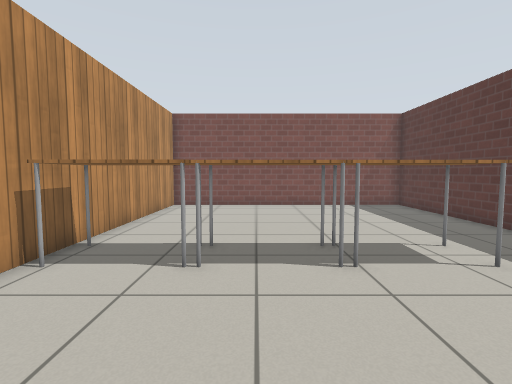
[1] (above)

23 first-person views from a walk through a Gazebo world. The camera is 0.9 m above the floor, tilts 4° down and sees 85° across. The floor is counted in squares, 0.5 m on a side. Each view is taken from the middle of a square. On the plan, view 1 faces up. The plan holds only what a view shows up to about 15 squares ahead; the rest is blank. Robots are left out. Simple patterns stand in for the simulator's built-in surfaces.

[2]
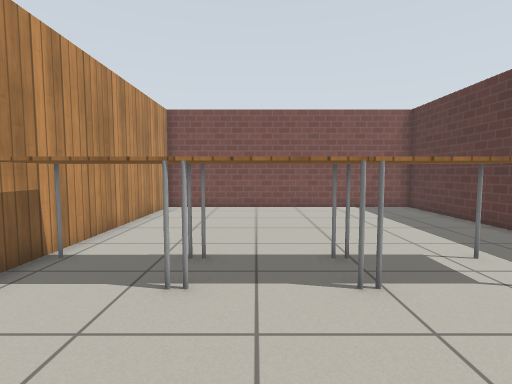

[3]
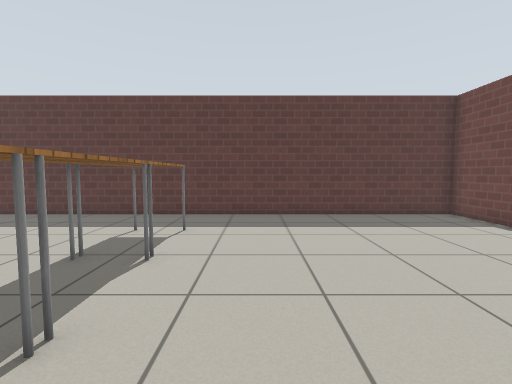

[4]
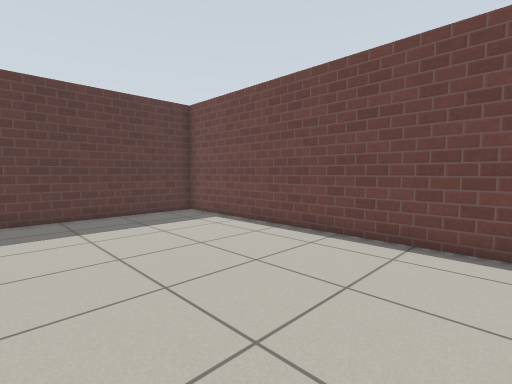

[5]
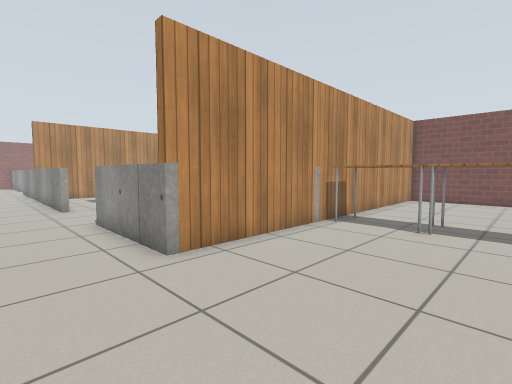

[6]
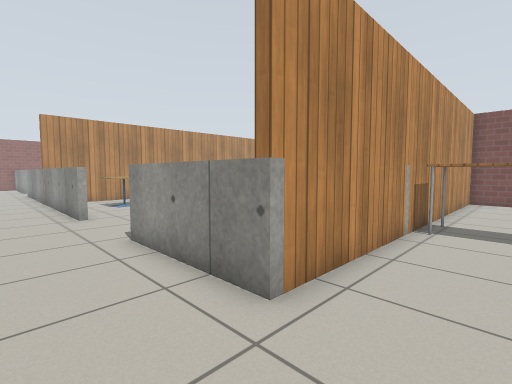

[7]
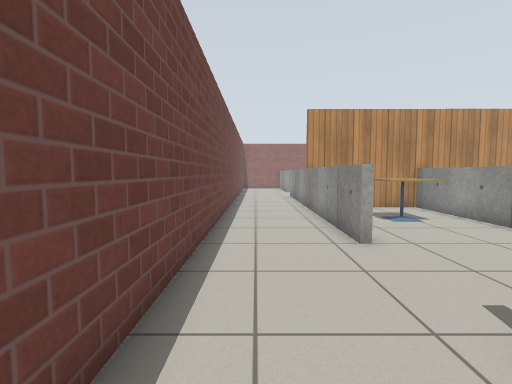

[8]
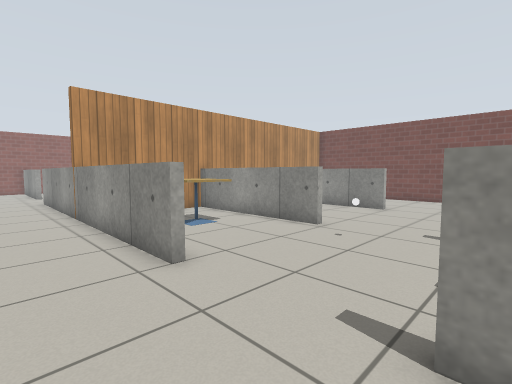

[9]
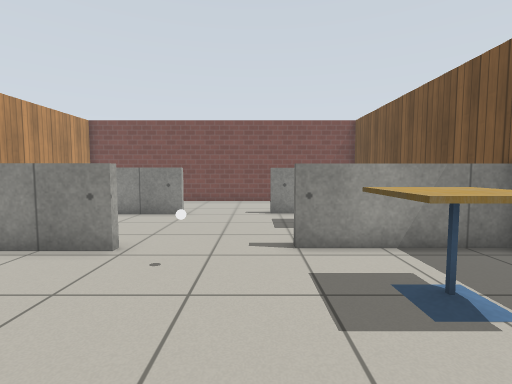

[10]
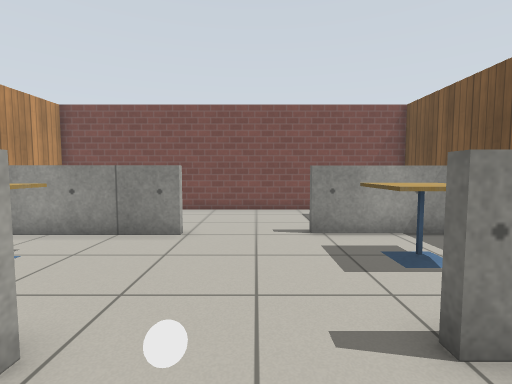

[11]
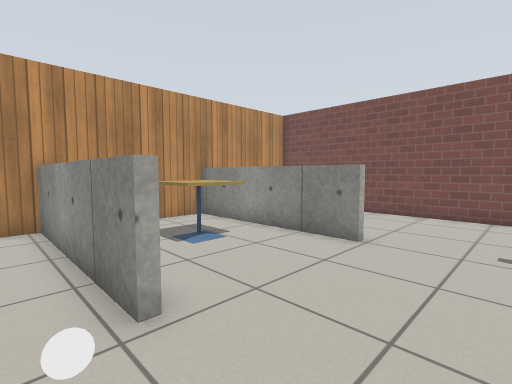

[12]
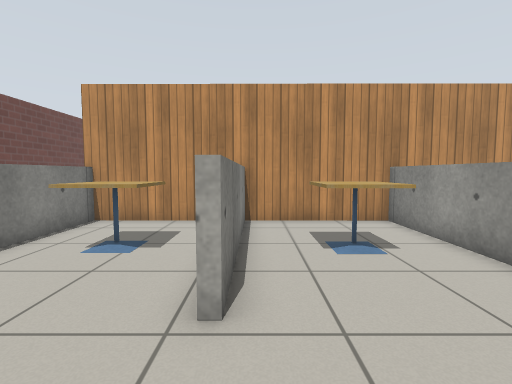

[13]
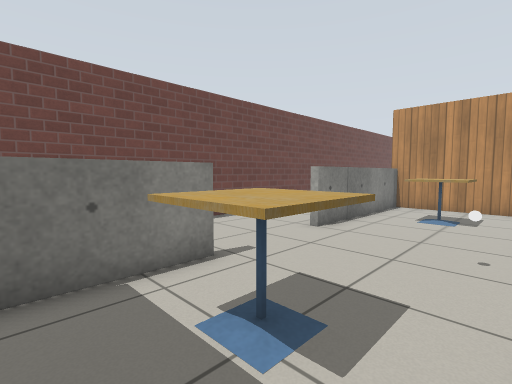

[14]
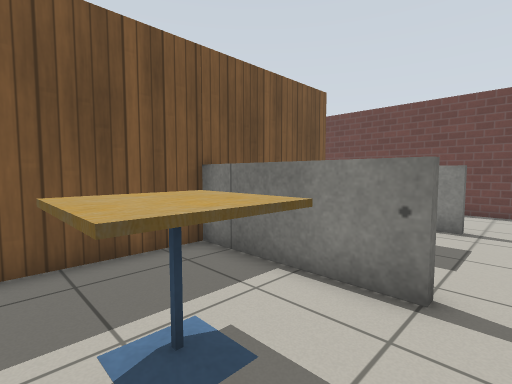

[15]
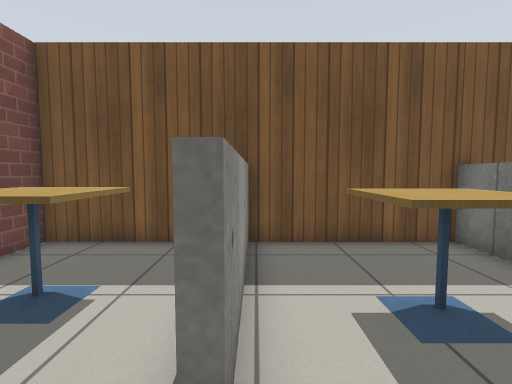

[16]
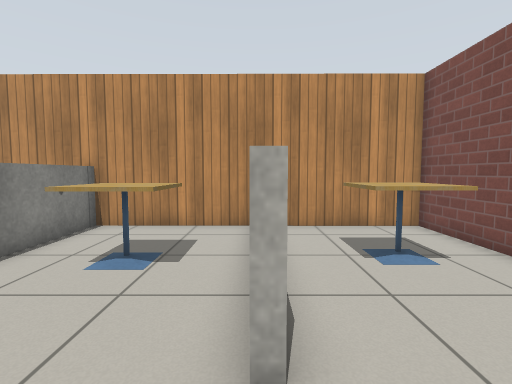

[17]
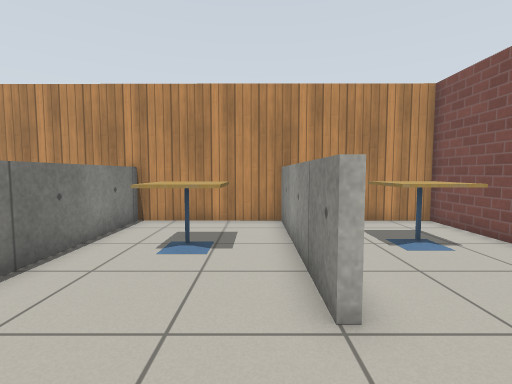

[18]
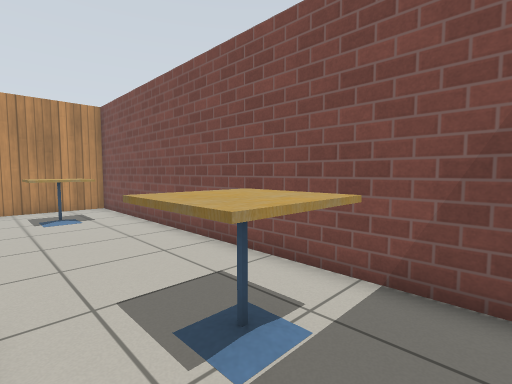

[19]
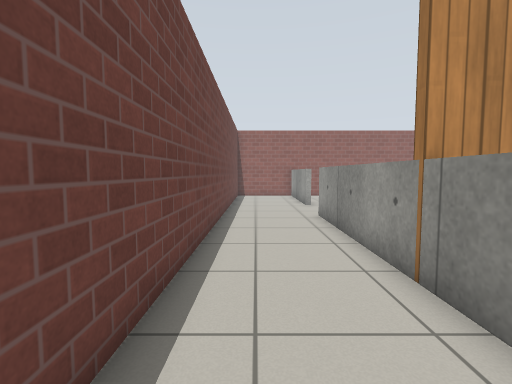

[20]
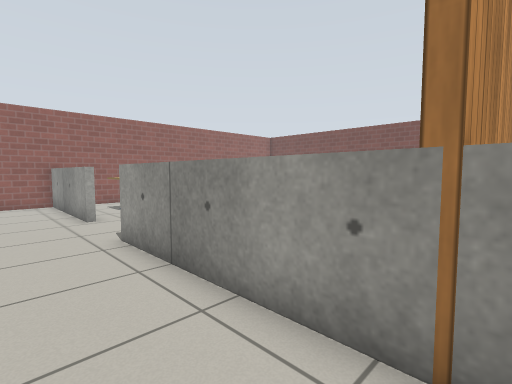

[21]
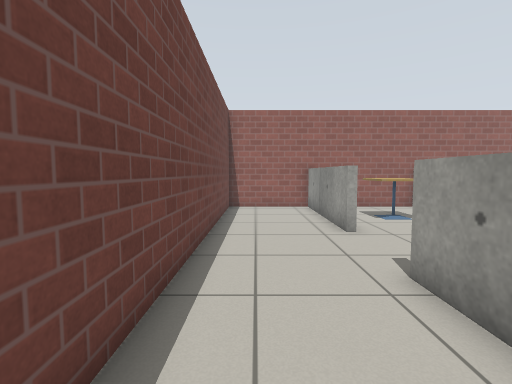

[22]
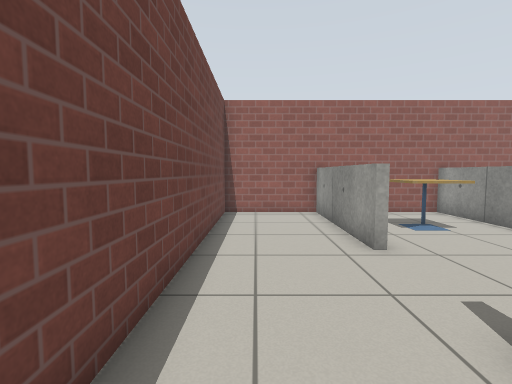

[23]
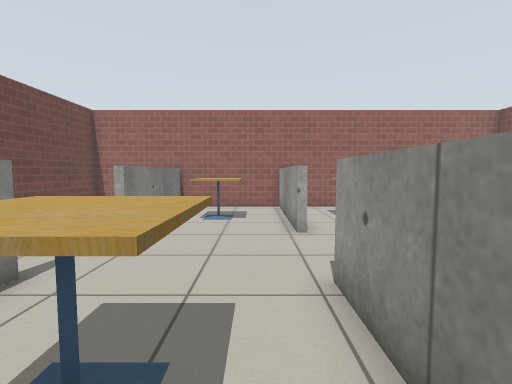

### Floor plan
Points are (right, up) in squares from view 1. A wall is a line through its corners. A room is listed if a view was taken in it or the views show most of it. See-through windows are left out.
Room 1 (views 1, 2, 3, 4, 5, 6, 7, 8, 9, 19, 20, 21, 22)
walls: (-13.9, -1.4) (-28.8, -1.4); (-38.6, -0.9) (-38.6, -5.4) (7.9, -5.4) (7.9, 15.5) (-4.6, 15.5) (-4.6, -1.2) (-9.6, -1.2)
low walls: (-9.6, -1.2) (-9.6, -0.9); (-32.4, -1.4) (-38.6, -1.4)
ways out: opening at (-12, -1) to room 2; opening at (-30.5, -1) to room 5
objects: table (-4, 5) to (-2, 7); table (-1, 5) to (1, 7); table (2, 5) to (5, 7)
Room 2 (views 10, 11, 13)
walls: (-21.4, 4.4) (-21.4, -1.5); (-4.9, -1.3) (-4.9, 5)
low walls: (-14.2, 4.3) (-21.4, 4.3); (-9.6, -0.9) (-6.1, -0.9); (-4.9, 4.5) (-10.1, 4.5); (-21.5, -1.1) (-14, -1.1)
ways out: opening at (-12, -1) to room 1; opening at (-12, 5) to room 3
objects: cafe table (-18, 1) to (-17, 3); white ball (-12, 3); cafe table (-9, 1) to (-7, 3)
Room 3 (views 12, 14, 17)
walls: (-10.1, 4.8) (-4.8, 4.8); (-4.9, 5) (-4.9, 10.1); (-21.3, 10.1) (-21.4, 4.4)
low walls: (-14.2, 10) (-21.4, 10); (-5.1, 10.2) (-10.4, 10.2); (-21.4, 4.6) (-14.2, 4.6)
ways out: opening at (-12, 5) to room 2; opening at (-12, 10) to room 4
objects: cafe table (-18, 6) to (-17, 8); cafe table (-10, 7) to (-8, 9)
Room 4 (views 15, 16, 18)
walls: (-4.9, 10.1) (-4.9, 15.5) (-21.3, 15.5) (-21.3, 10.1)
low walls: (-14.2, 10.4) (-14.2, 10)
ways out: opening at (-12, 10) to room 3
objects: cafe table (-19, 12) to (-17, 14); cafe table (-9, 12) to (-7, 14)
Room 5 (view 23)
walls: (-38.6, 4.6) (-38.6, -0.9)
low walls: (-32.4, 4.3) (-38.6, 4.3); (-28.8, -1.1) (-28.3, -1.1); (-25.2, 4.3) (-28.5, 4.3); (-38.6, -0.9) (-32.4, -0.9)
ways out: opening at (-30.5, -1) to room 1; opening at (-30.5, 4)
objects: cafe table (-36, 1) to (-34, 2); cafe table (-27, 1) to (-25, 3)

Where each view was taken, in squares from view 1:
view 1: 0 up, 0 right, facing up
view 2: 1 up, 0 right, facing up
view 3: 3 up, 4 left, facing right
view 4: 2 up, 4 left, facing down-right
view 5: 4 down, 1 right, facing up-left
view 6: 4 down, 2 left, facing up-left
view 7: 4 down, 7 left, facing left
view 8: 4 down, 9 left, facing up-left
view 9: 2 down, 11 left, facing up
view 10: 2 up, 12 left, facing up
view 11: 3 up, 11 left, facing up-left
view 12: 5 up, 11 left, facing left
view 13: 4 up, 6 left, facing down-left
view 14: 9 up, 11 left, facing down-right
view 15: 10 up, 12 left, facing right
view 16: 10 up, 12 left, facing left
view 17: 9 up, 11 left, facing left
view 18: 11 up, 6 left, facing up-left
view 19: 4 down, 17 left, facing left
view 20: 4 down, 21 left, facing up-left
view 21: 4 down, 24 left, facing left
view 22: 4 down, 26 left, facing left
view 23: 3 up, 24 left, facing left
